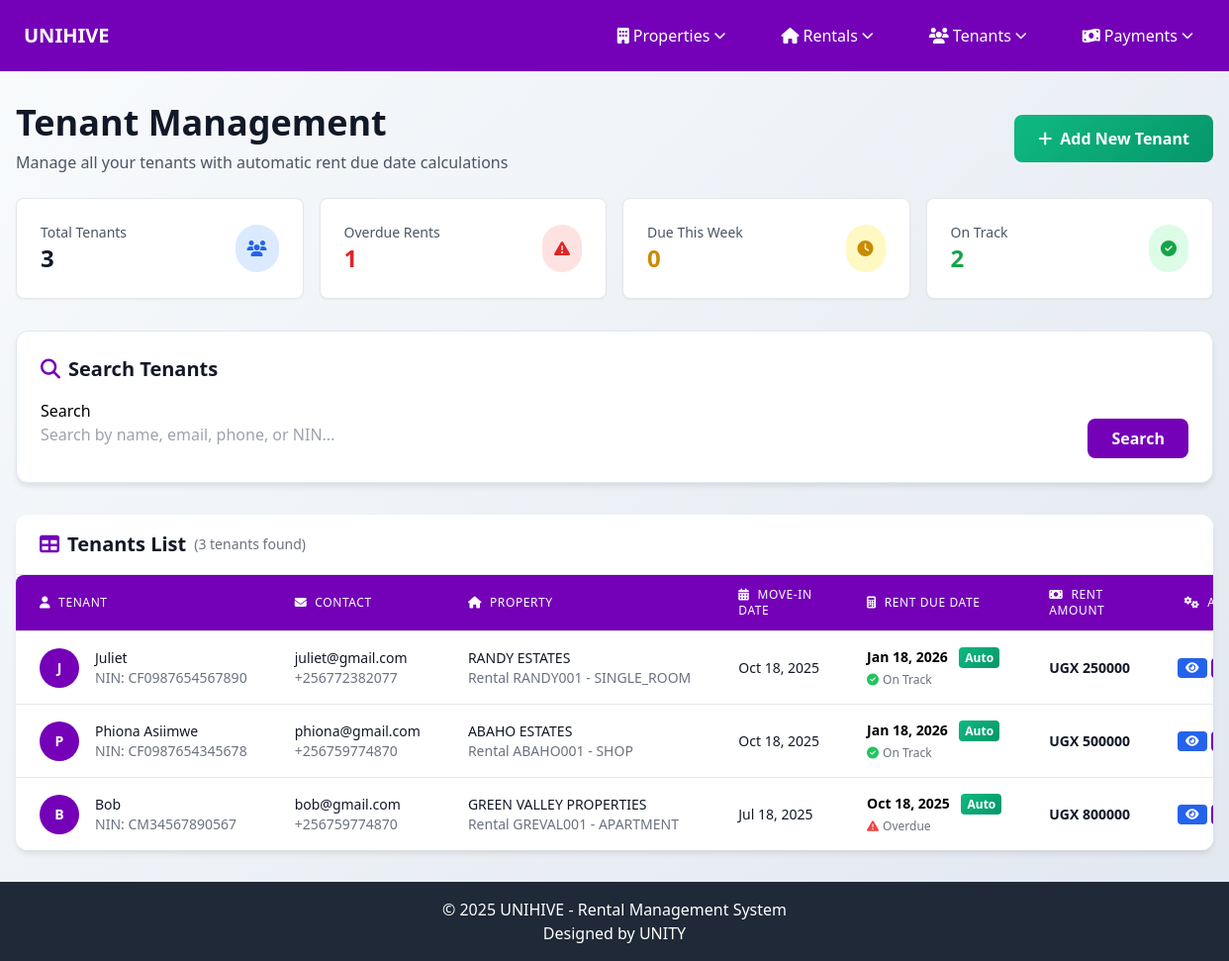
Before: /tenants/ with the older database file.
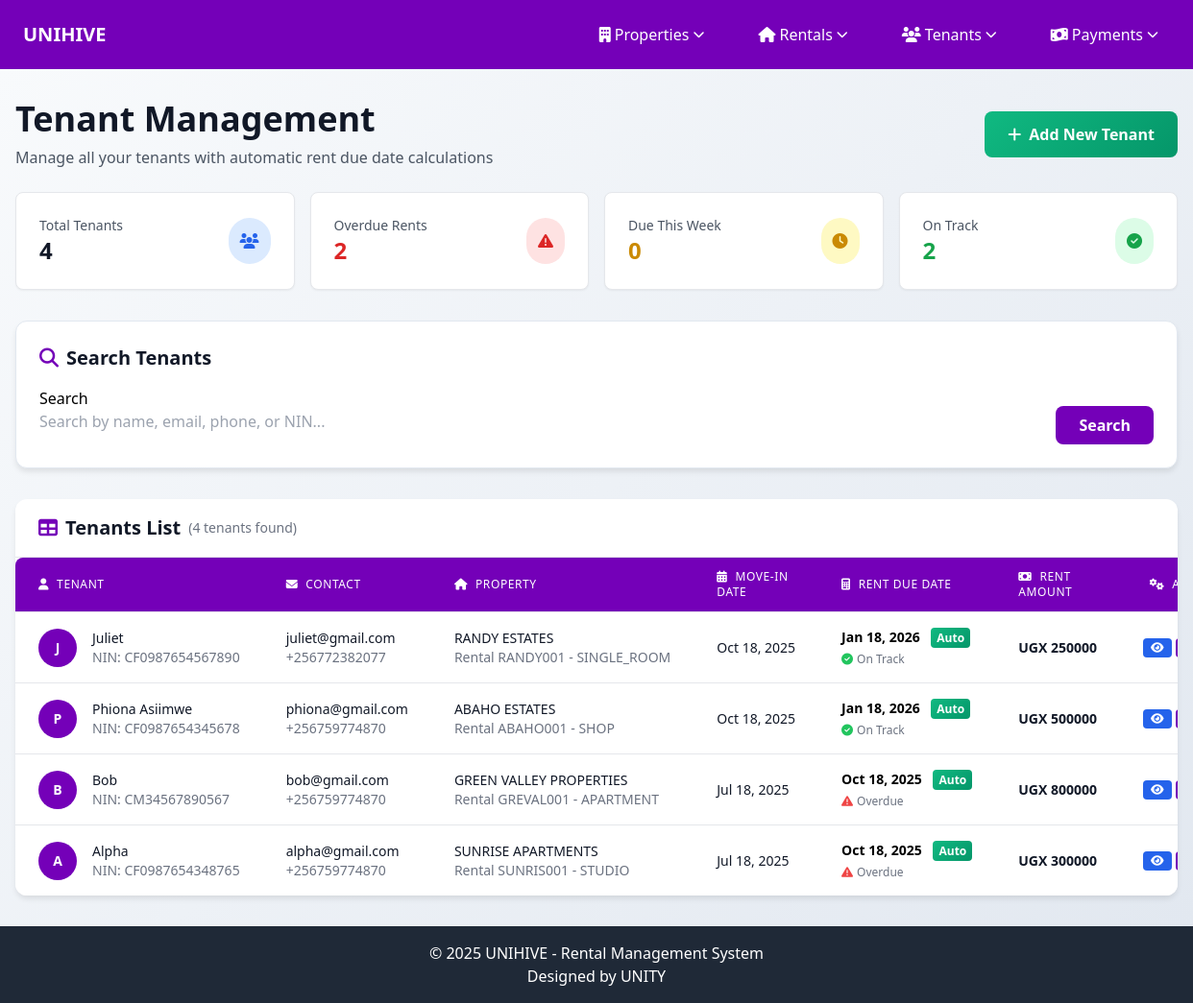
After: the same page with the newer database file.
### tenants/models.py (models this page shows, shortened)
class Tenant(models.Model):
    name = models.CharField(max_length=30)
    email = models.EmailField(unique=True)
    phone_number = models.CharField(max_length=15)
    nin_number = models.CharField(max_length=20, unique=True)
    emergency_contact_name = models.CharField(max_length=60)
    emergency_contact_phone = models.CharField(max_length=15)
    rental = models.ForeignKey('rentals.Rental', on_delete=models.CASCADE, related_name='rental_tenants')
    tenant_property = models.ForeignKey('properties.Property', on_delete=models.CASCADE)
    move_in_date = models.DateField()
    rent_amount = models.DecimalField(max_digits=10, decimal_places=2)
    @property
    def rent_due_date(self):
        if self.move_in_date:
            year = self.move_in_date.year
            month = self.move_in_date.month + 3
            day = self.move_in_date.day
            if month > 12:
                year += (month - 1) // 12
                month = ((month - 1) % 12) + 1
            max_day = calendar.monthrange(year, month)[1]
            if day > max_day:
                day = max_day
            return datetime(year, month, day).date()
        return None

### properties/models.py (models this page shows, shortened)
class Property(models.Model):
    property_id = models.CharField(max_length=20, unique=True, blank=True)
    property_name = models.CharField(max_length=100)
    address = models.CharField(max_length=255)

### rentals/models.py (models this page shows, shortened)
class Rental(models.Model):
    rental_number = models.CharField(max_length=20, unique=True, blank=True)
    rental_type = models.CharField(max_length=50, choices=RENTAL_TYPES)
    property = models.ForeignKey('properties.Property', on_delete=models.CASCADE)
    monthly_rent_amount = models.DecimalField(max_digits=10, decimal_places=2)
    def __str__(self):
        return f"Rental {self.rental_number} - {self.rental_type}"

### tenants/views.py (the view, shortened to what this page needs)
# urls.py: path('', views.tenant_list, name='tenant_list'),
def tenant_list(request):
    search_form = TenantSearchForm(request.GET)
    tenants = Tenant.objects.all().order_by('-move_in_date')
    if search_form.is_valid():
        search_query = search_form.cleaned_data.get('search')
    today = timezone.now().date()
    overdue_count = 0
    due_soon_count = 0
    on_track_count = 0
    for tenant in tenants:
        if tenant.rent_due_date:
            if tenant.rent_due_date < today:
                overdue_count += 1
            elif tenant.rent_due_date <= today + timedelta(days=7):
                due_soon_count += 1
            else:
                on_track_count += 1
        else:
            on_track_count += 1
    return render(request, 'tenantList.html', {
        'search_form': search_form,
        'total_tenants': tenants.count(),
        'overdue_count': overdue_count,
        'due_soon_count': due_soon_count,
        'on_track_count': on_track_count,
        'tenants': tenants
    })

### tenants/templates/tenantList.html (shortened to what this page needs)
{% extends 'base.html' %}
{% load crispy_forms_tags %}
{% block content %}
<div class="tenant-container py-8 px-4">
    <div class="max-w-7xl mx-auto">
        <div class="fade-in mb-8">
            <div class="flex flex-col lg:flex-row justify-between items-start lg:items-center gap-4 mb-6">
                <div>
                    <h1 class="text-4xl font-bold text-gray-900 mb-2">Tenant Management</h1>
                    <p class="text-gray-600">Manage all your tenants with automatic rent due date calculations</p>
                </div>
                <div class="flex space-x-3">
                    <a href="{% url 'tenants:tenant_create' %}"
                       class="btn-add text-white font-bold py-3 px-6 rounded-lg flex items-center transition-all duration-300">
                        <i class="fas fa-plus mr-2"></i>
                        Add New Tenant
                    </a>
                </div>
            </div>
            <div class="grid grid-cols-1 md:grid-cols-4 gap-4 mb-8 fade-in">
                <div class="bg-white rounded-lg p-6 shadow-sm border border-gray-200">
                    <div class="flex items-center justify-between">
                        <div>
                            <p class="text-sm font-medium text-gray-600">Total Tenants</p>
                            <p class="text-2xl font-bold text-gray-900">{{ total_tenants }}</p>
                        </div>
                        <div class="bg-blue-100 rounded-full p-3">
                            <i class="fas fa-users text-blue-600"></i>
                        </div>
                    </div>
                </div>
                <div class="bg-white rounded-lg p-6 shadow-sm border border-gray-200">
                    <div class="flex items-center justify-between">
                        <div>
                            <p class="text-sm font-medium text-gray-600">Overdue Rents</p>
                            <p class="text-2xl font-bold text-red-600">{{ overdue_count }}</p>
                        </div>
                        <div class="bg-red-100 rounded-full p-3">
                            <i class="fas fa-exclamation-triangle text-red-600"></i>
                        </div>
                    </div>
                </div>
                <div class="bg-white rounded-lg p-6 shadow-sm border border-gray-200">
                    <div class="flex items-center justify-between">
                        <div>
                            <p class="text-sm font-medium text-gray-600">Due This Week</p>
                            <p class="text-2xl font-bold text-yellow-600">{{ due_soon_count }}</p>
                        </div>
                        <div class="bg-yellow-100 rounded-full p-3">
                            <i class="fas fa-clock text-yellow-600"></i>
                        </div>
                    </div>
                </div>
                <div class="bg-white rounded-lg p-6 shadow-sm border border-gray-200">
                    <div class="flex items-center justify-between">
                        <div>
                            <p class="text-sm font-medium text-gray-600">On Track</p>
                            <p class="text-2xl font-bold text-green-600">{{ on_track_count }}</p>
                        </div>
                        <div class="bg-green-100 rounded-full p-3">
                            <i class="fas fa-check-circle text-green-600"></i>
                        </div>
                    </div>
                </div>
            </div>
        </div>
        <div class="search-container p-6 mb-8 fade-in">
            <h3 class="text-xl font-semibold text-gray-900 mb-4 flex items-center">
                <i class="fas fa-search mr-2 text-Unity-Purple"></i>
                Search Tenants
            </h3>
            {% crispy search_form %}
        </div>
        <div class="table-container fade-in">
            <div class="px-6 py-4 border-b border-gray-200">
                <h3 class="text-xl font-semibold text-gray-900 flex items-center">
                    <i class="fas fa-table mr-2 text-Unity-Purple"></i>
                    Tenants List
                    {% if tenants %}
                        <span class="ml-2 text-sm font-normal text-gray-500">
                            ({{ total_tenants }} tenant{{ total_tenants|pluralize }} found)
                        </span>
                    {% endif %}
                </h3>
            </div>
            {% if tenants %}
                <div class="overflow-x-auto">
                    <table class="min-w-full divide-y divide-gray-200 bg-white shadow-lg rounded-lg overflow-hidden">
                        <thead class="bg-Unity-Purple">
                            <tr>
                                <th class="px-6 py-3 text-left text-xs font-medium text-white uppercase tracking-wider">
                                    <i class="fas fa-user mr-2"></i>Tenant
                                </th>
                                <th class="px-6 py-3 text-left text-xs font-medium text-white uppercase tracking-wider">
                                    <i class="fas fa-envelope mr-2"></i>Contact
                                </th>
                                <th class="px-6 py-3 text-left text-xs font-medium text-white uppercase tracking-wider">
                                    <i class="fas fa-home mr-2"></i>Property
                                </th>
                                <th class="px-6 py-3 text-left text-xs font-medium text-white uppercase tracking-wider">
                                    <i class="fas fa-calendar-alt mr-2"></i>Move-in Date
                                </th>
                                <th class="px-6 py-3 text-left text-xs font-medium text-white uppercase tracking-wider">
                                    <i class="fas fa-calculator mr-2"></i>Rent Due Date
                                </th>
                                <th class="px-6 py-3 text-left text-xs font-medium text-white uppercase tracking-wider">
                                    <i class="fas fa-money-bill mr-2"></i>Rent Amount
                                </th>
                                <th class="px-6 py-3 text-center text-xs font-medium text-white uppercase tracking-wider">
                                    <i class="fas fa-cogs mr-2"></i>Actions
                                </th>
                            </tr>
                        </thead>
                        <tbody class="bg-white divide-y divide-gray-200">
                            {% for tenant in tenants %}
                            <tr class="hover:bg-gray-50 transition-colors duration-200">
                                <td class="px-6 py-4 whitespace-nowrap text-sm">
                                    <div class="flex items-center">
                                        <div class="flex-shrink-0 h-10 w-10">
                                            <div class="h-10 w-10 rounded-full bg-Unity-Purple flex items-center justify-center">
                                                <span class="text-white font-semibold">{{ tenant.name|first|upper }}</span>
                                            </div>
                                        </div>
                                        <div class="ml-4">
                                            <div class="text-sm font-medium text-gray-900">{{ tenant.name }}</div>
                                            <div class="text-sm text-gray-500">NIN: {{ tenant.nin_number }}</div>
                                        </div>
                                    </div>
                                </td>
                                <td class="px-6 py-4 whitespace-nowrap text-sm text-gray-900">
                                    <div>
                                        <div class="text-sm font-medium">{{ tenant.email }}</div>
                                        <div class="text-sm text-gray-500">{{ tenant.phone_number }}</div>
                                    </div>
                                </td>
                                <td class="px-6 py-4 whitespace-nowrap text-sm text-gray-900">
                                    <div>
                                        <div class="text-sm font-medium">{{ tenant.tenant_property.property_name }}</div>
                                        <div class="text-sm text-gray-500">{{ tenant.rental }}</div>
                                    </div>
                                </td>
                                <td class="px-6 py-4 whitespace-nowrap text-sm font-medium text-gray-900">
                                    {{ tenant.move_in_date|date:"M d, Y" }}
                                </td>
                                <td class="px-6 py-4 whitespace-nowrap text-sm">
                                    {% if tenant.rent_due_date %}
                                        <div class="rent-due-date">
                                            {{ tenant.rent_due_date|date:"M d, Y" }}
                                            <span class="calculated-badge">Auto</span>
                                        </div>
                                        <div class="text-xs text-gray-500 mt-1">
                                            {% now "Y-m-d" as today %}
                                            {% if tenant.rent_due_date|date:"Y-m-d" < today %}
                                                <i class="fas fa-exclamation-triangle mr-1 text-red-500"></i>Overdue
                                            {% else %}
                                                <i class="fas fa-check-circle mr-1 text-green-500"></i>On Track
                                            {% endif %}
                                        </div>
                                    {% else %}
                                        <span class="text-gray-400">Not calculated</span>
                                    {% endif %}
                                </td>
                                <td class="px-6 py-4 whitespace-nowrap text-sm font-semibold text-gray-900">
                                    UGX {{ tenant.rent_amount|floatformat:0 }}
                                </td>
                                <td class="px-6 py-4 whitespace-nowrap text-center">
                                    <div class="flex space-x-1 justify-center">
                                        <button type="button"
                                                class="inline-flex items-center px-2 py-1 text-xs font-medium rounded text-white bg-blue-600 hover:bg-blue-700 transition-all duration-200 transform hover:scale-105"
                                                data-tenant-id="{{ tenant.pk }}"
                                                data-tenant-name="{{ tenant.name }}"
                                                data-tenant-email="{{ tenant.email }}"
                                                data-tenant-phone="{{ tenant.phone_number }}"
                                                data-tenant-nin="{{ tenant.nin_number }}"
                                                data-tenant-property="{{ tenant.tenant_property.property_name }}"
                                                data-tenant-rental="{{ tenant.rental.rental_number }}"
                                                data-tenant-move-in="{{ tenant.move_in_date|date:'M d, Y' }}"
                                                data-tenant-due-date="{% if tenant.rent_due_date %}{{ tenant.rent_due_date|date:'M d, Y' }}{% else %}Not calculated{% endif %}"
                                                data-tenant-amount="{{ tenant.rent_amount|floatformat:0 }}"
                                                onclick="openViewModalFromData(this)"
                                                title="View Tenant">
                                            <i class="fas fa-eye"></i>
                                        </button>
                                        <a href="{% url 'tenants:tenant_update' tenant.pk %}"
                                           class="inline-flex items-center px-2 py-1 text-xs font-medium rounded text-white bg-Unity-Purple hover:bg-Unity-purple2 transition-all duration-200 transform hover:scale-105"
                                           title="Edit Tenant">
                                        </a>
                                    </div>
                                </td>
                            </tr>
                            {% endfor %}
                        </tbody>
                    </table>
                </div>
            {% endif %}
        </div>
    </div>
</div>
{% endblock %}

Changed rows visible on the page:
added Tenant: name|first "A", name "Alpha", nin_number "CF0987654348765", email "alpha@gmail.com", phone_number "+256759774870", tenant_property.property_name "SUNRISE APARTMENTS", rental "Rental SUNRIS001 - STUDIO", move_in_date "Jul 18, 2025", rent_due_date "Oct 18, 2025", shows "Overdue", rent_amount "300000"
Other visible differences:
{{ total_tenants }}: "3" → "4"
{{ overdue_count }}: "1" → "2"
